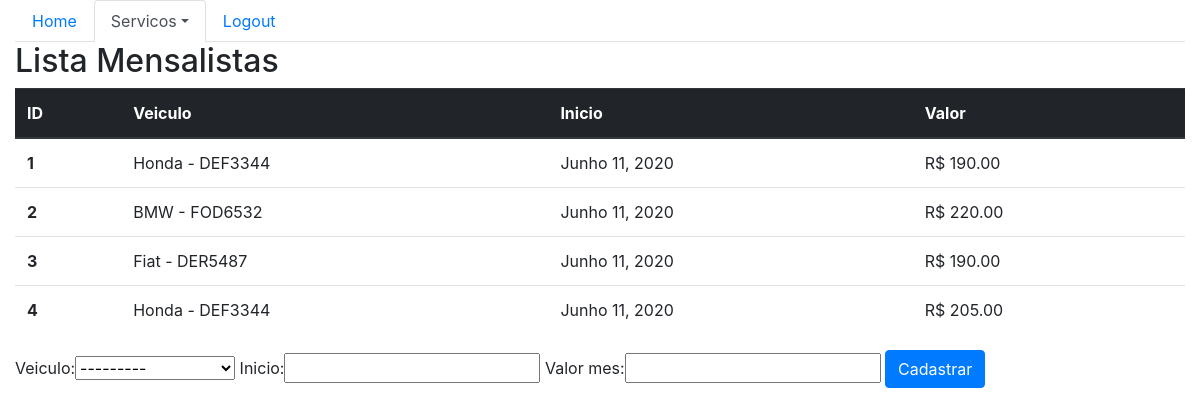
/sistema/mensalistas/, run on an earlier commit of the app's database.
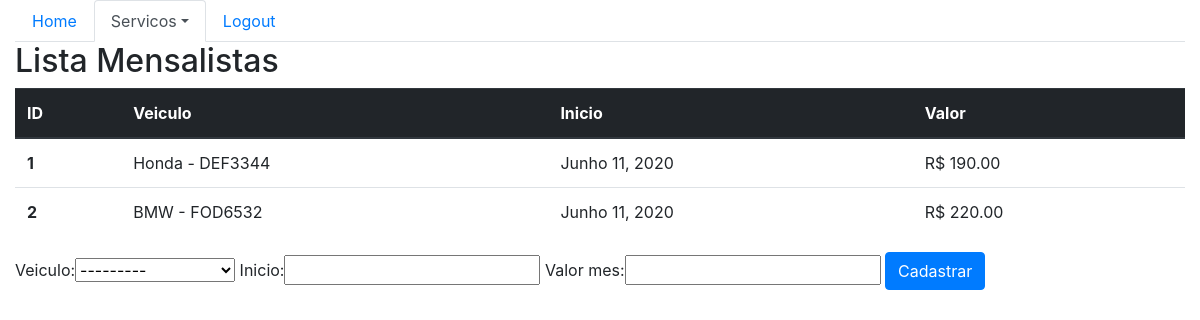
And on a later commit of the database.
### core/models.py (models this page shows, shortened)
class Mensalista(models.Model):
    veiculo = models.ForeignKey(Veiculo, on_delete=models.PROTECT)
    inicio = models.DateField()
    valor_mes = models.DecimalField(max_digits=6, decimal_places=2)

class Veiculo(models.Model):
    marca = models.ForeignKey(Marca, on_delete=models.CASCADE)
    placa = models.CharField(max_length=7)
    proprietario = models.ForeignKey(Pessoa, on_delete=models.PROTECT)
    cor = models.CharField(max_length=15)
    observacoes = models.TextField()
    def __str__(self):
        return self.marca.nome + ' - ' + self.placa

class Marca(models.Model):
    nome = models.CharField(max_length=50)

### core/views.py (the view)
def lista_mensalista(request):
    mensalistas = Mensalista.objects.all()
    form = MensalistaForm()
    data = {'mensalistas': mensalistas, 'form': MensalistaForm}
    return render(
        request, 'core/lista_mensalistas.html', data)

### core/templates/core/lista_mensalistas.html (shortened to what this page needs)
{% extends 'base.html' %}
{% load bootstrap %}
{% block menu%}
    <ul class="nav nav-tabs">
        <li class="nav-item">
            <a class="nav-link" href="{% url 'core_home' %}">Home</a>
        </li>
        <li class="nav-item dropdown">
        <li class="nav-item active dropdown">
            <a class="nav-link dropdown-toggle active" data-toggle="dropdown" href="#" role="button" aria-haspopup="true" aria-expanded="false">Servicos</a>
        </li>
        <li class="nav-item">
            <a class="nav-link" href="">Logout</a>
        </li>
    </ul>
{% endblock %}
{% block main %}
<div class="row">
    <div class="col">
        <h2>Lista Mensalistas</h2>
        <table class="table">
                <thead class="thead-dark">
                    <tr>
                    <th scope="col">ID</th>
                    <th scope="col">Veiculo</th>
                    <th scope="col">Inicio</th>
                    <th scope="col">Valor</th>
                    </tr>
                </thead>
                <tbody>
                    {% for mensalista in mensalistas %}
                    <tr>
                    <th scope="row">{{ mensalista.id }}</th>
                    <td>{{ mensalista.veiculo }}</td>
                    <td>{{ mensalista.inicio }}</td>
                    <td>R$ {{ mensalista.valor_mes }}</td>
                    </tr>
                    {% endfor %}
                </tbody>
            </table>
        <form action="{% url 'core_mensalista_novo' %}" method="POST">
            {{ form|bootstrap }}
            <button type="submit" class="btn btn-primary">Cadastrar</button>
        </form>
    </div>
</div>
{% endblock %}

### templates/base.html (shortened to what this page needs)
{% load static %}
<!DOCTYPE html>
<html lang="en">
<head>
    <link rel="stylesheet" href="{% static 'bootstrap/css/bootstrap.css' %}">
</head>
<body>
<div class="container-fluid">
    {% block menu%}
    {% endblock %}
    {% block main %}
    {% endblock %}
</div>
</body>
</html>

What changed in the data, as far as the page shows it:
removed Mensalista: id "3", veiculo "Fiat - DER5487", inicio "Junho 11, 2020", valor_mes "190.00"
removed Mensalista: id "4", veiculo "Honda - DEF3344", inicio "Junho 11, 2020", valor_mes "205.00"
